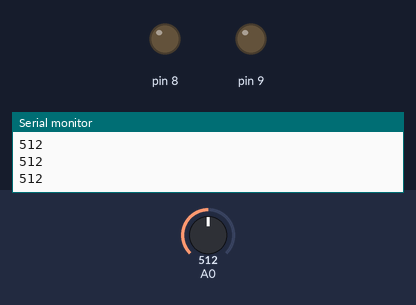
Bench run of a sketch on a simulated Arduino Uno, built with avr-gcc and run on an emulated ATmega328P. Shown: output pins drawn as LEDs (lit = HIGH), the last lines printed to the serial monitor. Inputs (shaded band) come from the test bench; at power-on: A0 = 512.

Above: at 1.2 s.
1.3 s: A0 set to 607
2.8 s: A0 set to 631
At 4.0 s:
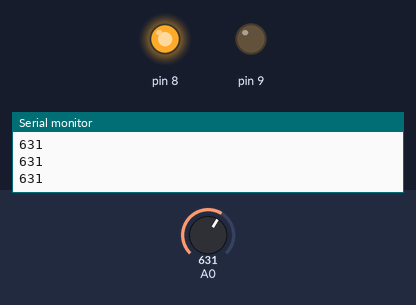
4.3 s: A0 set to 610
At 5.4 s:
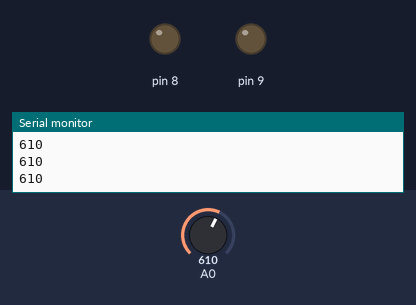
5.8 s: A0 set to 630
At 6.9 s:
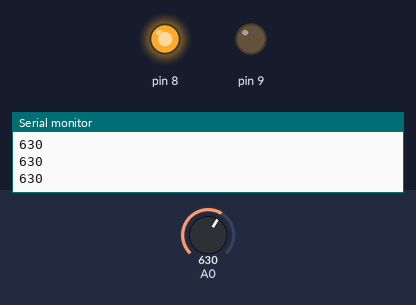
Timing chart, 0 to 8.3 s (numbered marks = the images above; inputs shaded):
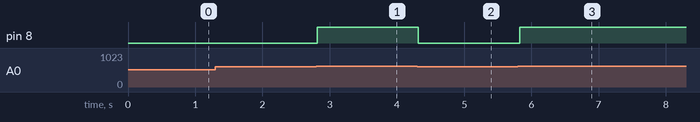

The sketch:

READ_ANALOG_SIGNALS.ino
```cpp
void setup() {
  pinMode(8,OUTPUT);
  pinMode (9,OUTPUT);
  Serial.begin(9600);
}
void loop() {
  if (analogRead(A0)>620)
  {
    digitalWrite (8,HIGH);
    digitalWrite (8,HIGH);
    }
   else if (analogRead(A0)<620)
    {
     digitalWrite (8,LOW);
     digitalWrite (8,LOW);
      }
  Serial.println(analogRead(A0));
  delay (100);
  }
```

Measured:
- the behaviour switches between 620 and 621 on A0 (found by bisection; images 0 and 1)
- after the input at 2.8 s, pin 8: LOW → HIGH at once
- after the input at 4.3 s, pin 8: HIGH → LOW at once
- after the input at 5.8 s, pin 8: LOW → HIGH at once
